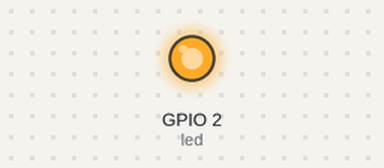
Bench run of a program on a simulated ESP8266 board running MicroPython. Shown: output pins drawn as LEDs (lit = HIGH, except the on-board LED, lit = LOW). What the program prints to the serial console is not drawn. At 14.4 s the program stops and its outputs stay as they are.

Above: at 0.1 s.
At 14.0 s:
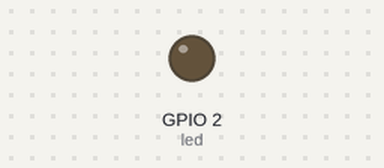
Timing chart, 0 to 15.5 s (numbered marks = the images above):
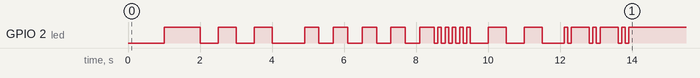

Measured:
- by itself, GPIO 2 (led): LOW → HIGH at 1.0 s, → LOW 1.0 s later, → HIGH 0.50 s later, → LOW 0.50 s later, … (41 changes in this stretch)

The program:

simple_led.py
```python
"""
简单LED控制示例
适合初学者快速上手的LED控制代码
"""

import machine
import time

# 配置LED引脚 (GPIO2，对应NodeMCU的D4)
led_pin = 2
led = machine.Pin(led_pin, machine.Pin.OUT)

def led_on():
    """点亮LED"""
    led.value(0)  # 低电平点亮
    print("LED已点亮")

def led_off():
    """熄灭LED"""
    led.value(1)  # 高电平熄灭
    print("LED已熄灭")

def led_toggle():
    """切换LED状态"""
    current_value = led.value()
    led.value(not current_value)
    print("LED状态已切换")

def led_blink(times=5, interval=1.0):
    """
    闪烁LED

    Args:
        times (int): 闪烁次数
        interval (float): 闪烁间隔(秒)
    """
    print(f"LED将闪烁{times}次，间隔{interval}秒")

    for i in range(times):
        print(f"闪烁 {i+1}/{times}")
        led_on()
        time.sleep(interval/2)
        led_off()
        time.sleep(interval/2)

    print("闪烁完成")

def led_pattern():
    """LED花样闪烁"""
    print("开始LED花样闪烁")

    # 快速闪烁
    print("快速闪烁...")
    for i in range(10):
        led_toggle()
        time.sleep(0.1)

    # 慢速闪烁
    print("慢速闪烁...")
    for i in range(5):
        led_toggle()
        time.sleep(0.5)

    # 双闪
    print("双闪模式...")
    for i in range(3):
        led_on()
        time.sleep(0.1)
        led_off()
        time.sleep(0.1)
        led_on()
        time.sleep(0.1)
        led_off()
        time.sleep(0.5)

    print("花样闪烁完成")

# 主程序
if __name__ == "__main__":
    print("=== 简单LED控制示例 ===")
    print("LED引脚: GPIO2")
    print()

    # 基本控制演示
    print("1. 基本控制演示")
    led_on()
    time.sleep(1)
    led_off()
    time.sleep(1)
    print()

    # 切换演示
    print("2. 状态切换演示")
    for i in range(5):
        led_toggle()
        time.sleep(0.5)
    print()

    # 闪烁演示
    print("3. 闪烁演示")
    led_blink(5, 0.8)
    print()

    # 花样演示
    print("4. 花样闪烁演示")
    led_pattern()
    print()

    print("=== 演示完成 ===") 
```
